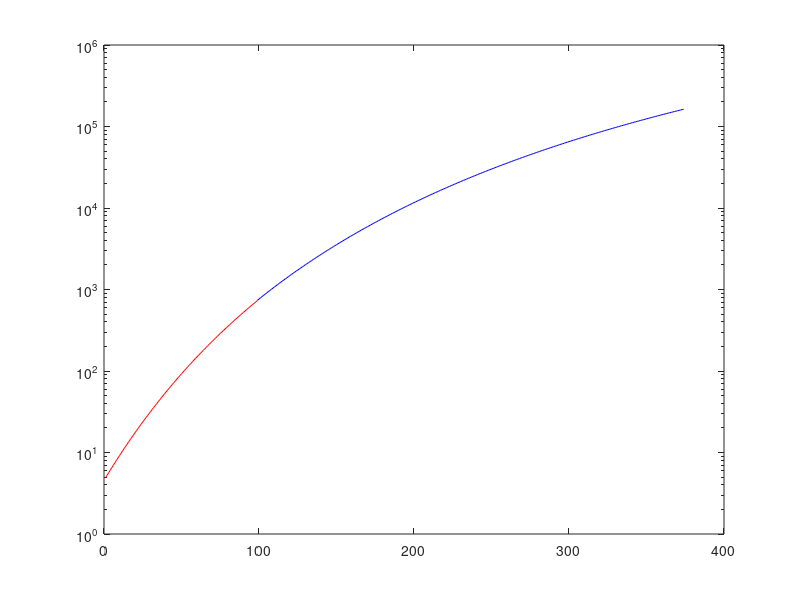

MATLAB code for this plot: (Note: this script raises an error after producing the figure.)

%% Vapour Pressure of Water Calculation and Graphing
% This script calculates the vapour pressure of water at various temperatures
% log10(P) = A - B / (C + T), with T in degrees C and P in mmHg
% Author: Harrison Thomas, 2026

clear;
clc;
close all;

T_LOW = 1:1:99;
T_HIGH = 99:1:374;

A_LOW = 8.07131;
B_LOW = 1730.63;
C_LOW = 233.426;

A_HIGH = 8.14019;
B_HIGH = 1810.94;
C_HIGH = 244.485;

P_ATM = 760;

P_LOW = 10.^(A_LOW - B_LOW ./ (C_LOW + T_LOW));
P_HIGH = 10.^(A_HIGH - B_HIGH ./ (C_HIGH + T_HIGH));

ONE_BAR_TEMP = interp1(P_HIGH, T_HIGH, P_ATM);

% Plotting Pressure against Temperature

semilogy(T_LOW, P_LOW, "r")
hold on
semilogy(T_HIGH, P_HIGH, "b")
yline(P_ATM)
xline(ONE_BAR_TEMP)

ylabel("Pressure / mmHg")
xlabel("Temperature / °C")
legend("Water 1-99°C", "Water 100-374°C", "760 mmHg", "Temp at 760mmHg")
xticks([0, 50, ONE_BAR_TEMP, 150, 200, 250, 300, 350])
